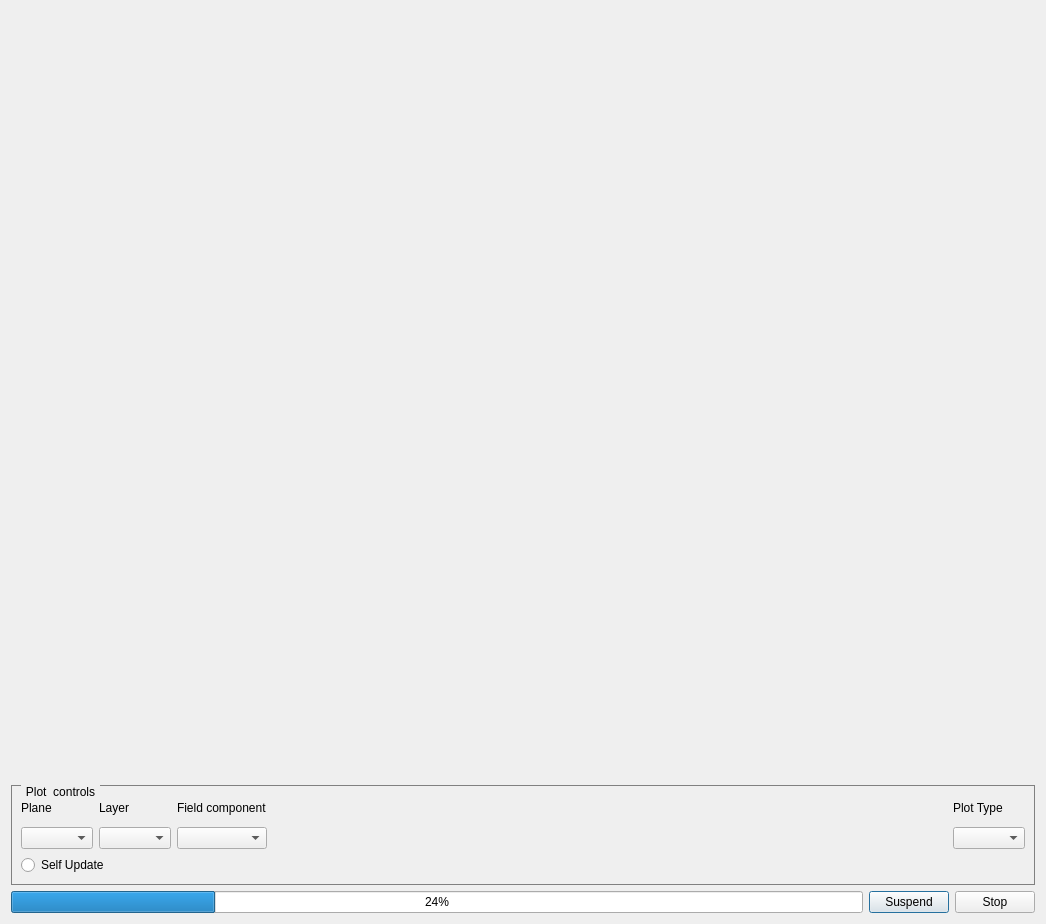
<?xml version="1.0" encoding="UTF-8"?>
<ui version="4.0">
 <class>Dialog</class>
 <widget class="QDialog" name="Dialog">
  <property name="windowModality">
   <enum>Qt::ApplicationModal</enum>
  </property>
  <property name="geometry">
   <rect>
    <x>0</x>
    <y>0</y>
    <width>506</width>
    <height>465</height>
   </rect>
  </property>
  <property name="sizePolicy">
   <sizepolicy hsizetype="Expanding" vsizetype="Expanding">
    <horstretch>0</horstretch>
    <verstretch>0</verstretch>
   </sizepolicy>
  </property>
  <property name="windowTitle">
   <string>Dialog</string>
  </property>
  <property name="styleSheet">
   <string notr="true">QGroupBox {
    border: 1px solid gray;
    margin-top: 0.5em;
}

QGroupBox::title {
    subcontrol-origin: margin;
    left: 10px;
    padding: 0 3px 0 3px;
}
</string>
  </property>
  <layout class="QGridLayout" name="gridLayout_3">
   <item row="0" column="0">
    <layout class="QVBoxLayout" name="verticalLayout">
     <item>
      <widget class="QWidget" name="widget" native="true">
       <property name="minimumSize">
        <size>
         <width>1024</width>
         <height>768</height>
        </size>
       </property>
      </widget>
     </item>
     <item>
      <widget class="QGroupBox" name="groupBox">
       <property name="minimumSize">
        <size>
         <width>470</width>
         <height>100</height>
        </size>
       </property>
       <property name="maximumSize">
        <size>
         <width>6000</width>
         <height>100</height>
        </size>
       </property>
       <property name="title">
        <string>Plot  controls</string>
       </property>
       <layout class="QGridLayout" name="gridLayout_2">
        <item row="0" column="0">
         <layout class="QGridLayout" name="gridLayout">
          <item row="0" column="0">
           <widget class="QLabel" name="label">
            <property name="text">
             <string>Plane</string>
            </property>
           </widget>
          </item>
          <item row="0" column="1">
           <widget class="QLabel" name="label_2">
            <property name="text">
             <string>Layer</string>
            </property>
           </widget>
          </item>
          <item row="0" column="2">
           <widget class="QLabel" name="label_3">
            <property name="text">
             <string>Field component</string>
            </property>
           </widget>
          </item>
          <item row="0" column="4">
           <widget class="QLabel" name="label_4">
            <property name="text">
             <string>Plot Type</string>
            </property>
           </widget>
          </item>
          <item row="1" column="0">
           <widget class="QComboBox" name="scan3d_plane"/>
          </item>
          <item row="1" column="1">
           <widget class="QComboBox" name="scan3d_layer"/>
          </item>
          <item row="1" column="2">
           <widget class="QComboBox" name="scan3d_fieldcomponent"/>
          </item>
          <item row="1" column="3">
           <spacer name="horizontalSpacer">
            <property name="orientation">
             <enum>Qt::Horizontal</enum>
            </property>
            <property name="sizeHint" stdset="0">
             <size>
              <width>40</width>
              <height>20</height>
             </size>
            </property>
           </spacer>
          </item>
          <item row="1" column="4">
           <widget class="QComboBox" name="scan3d_plottype"/>
          </item>
          <item row="2" column="0" colspan="2">
           <widget class="QRadioButton" name="scan3d_update">
            <property name="text">
             <string>Self Update</string>
            </property>
           </widget>
          </item>
         </layout>
        </item>
       </layout>
      </widget>
     </item>
     <item>
      <layout class="QHBoxLayout" name="horizontalLayout">
       <item>
        <widget class="QProgressBar" name="scan3d_progress">
         <property name="sizePolicy">
          <sizepolicy hsizetype="Expanding" vsizetype="Fixed">
           <horstretch>0</horstretch>
           <verstretch>0</verstretch>
          </sizepolicy>
         </property>
         <property name="minimumSize">
          <size>
           <width>0</width>
           <height>0</height>
          </size>
         </property>
         <property name="value">
          <number>24</number>
         </property>
        </widget>
       </item>
       <item>
        <widget class="QPushButton" name="scan3d_suspend">
         <property name="minimumSize">
          <size>
           <width>80</width>
           <height>0</height>
          </size>
         </property>
         <property name="text">
          <string>Suspend</string>
         </property>
        </widget>
       </item>
       <item>
        <widget class="QPushButton" name="scan3d_stop">
         <property name="minimumSize">
          <size>
           <width>80</width>
           <height>0</height>
          </size>
         </property>
         <property name="text">
          <string>Stop</string>
         </property>
        </widget>
       </item>
      </layout>
     </item>
    </layout>
   </item>
  </layout>
 </widget>
 <resources/>
 <connections/>
</ui>
